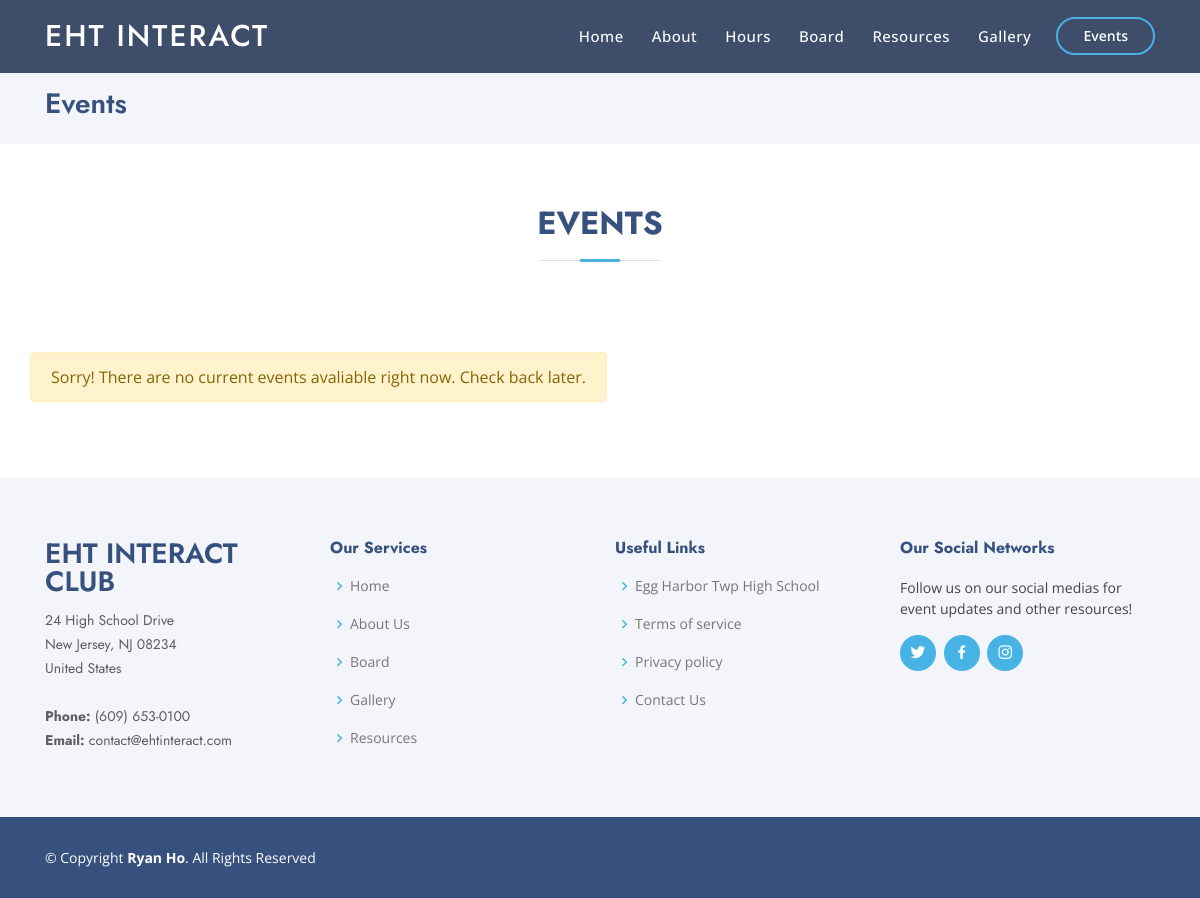
Before: /events with the older database file.
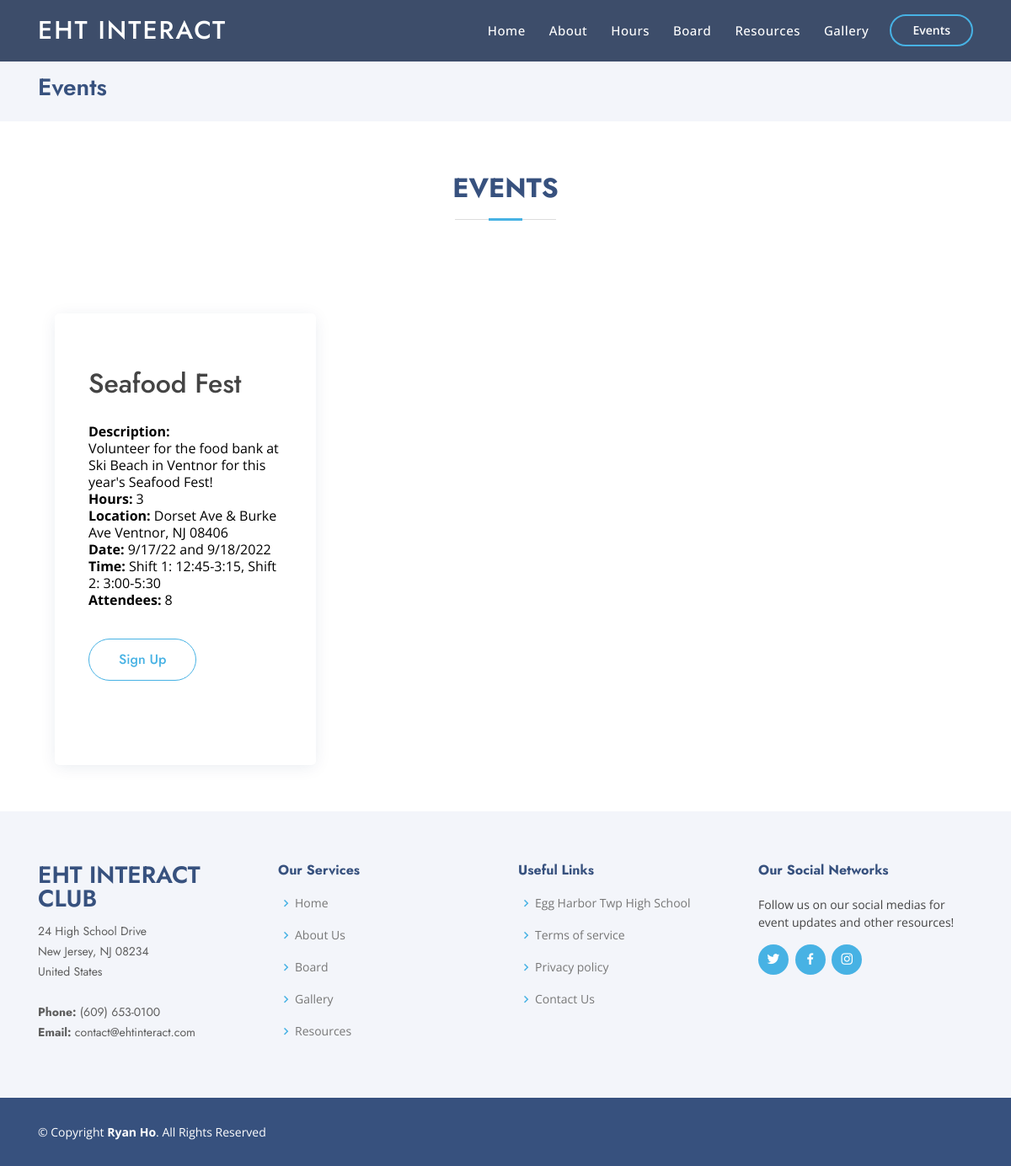
After: the same page with the newer database file.
### application/models.py (models this page shows, shortened)
class Events(db.Model):
	id = db.Column(db.Integer, primary_key = True)
	name = db.Column(db.String(256), nullable = False)
	description = db.Column(db.Text, nullable = False)
	location = db.Column(db.String(256), nullable = False)
	date = db.Column(db.String(256), nullable = False)
	time = db.Column(db.String(256), nullable = False)
	hours = db.Column(db.Integer, nullable = False)
	attendee = db.Column(db.Integer, nullable = False)
	signup = db.Column(db.Text)

### application/routes.py (the view)
@app.route("/events", methods = ["GET", "POST"])
def event():
	events = Events.query.all()
	return render_template("events.html", events = events)

### application/templates/events.html (shortened to what this page needs)
<!DOCTYPE html>
<html lang="en">
<head>
  <link href="static/vendor/bootstrap/css/bootstrap.min.css" rel="stylesheet">
  <link href="static/vendor/icofont/icofont.min.css" rel="stylesheet">
  <link href="static/vendor/boxicons/css/boxicons.min.css" rel="stylesheet">
  <link href="static/vendor/remixicon/remixicon.css" rel="stylesheet">
  <link href="static/vendor/venobox/venobox.css" rel="stylesheet">
  <link href="static/vendor/owl.carousel/static/owl.carousel.min.css" rel="stylesheet">
  <link href="static/vendor/aos/aos.css" rel="stylesheet">
  <link href="static/css/style.css" rel="stylesheet">
</head>
<body>
  <header id="header" class="fixed-top header-inner-pages">
    <div class="container d-flex align-items-center">
      <h1 class="logo mr-auto"><a href="index">EHT Interact</a></h1>
      <nav class="nav-menu d-none d-lg-block">
        <ul>
          <li><a href="/">Home</a></li>
          <li><a href="/about">About</a></li>
          <li><a href="/hours">Hours</a></li>
          <li><a href="/board">Board</a></li>
          <li><a href="/resources">Resources</a></li>
          <li><a href="/gallery">Gallery</a></li>
        </ul>
      </nav>
      <a href="/events" class="get-started-btn scrollto">Events</a>
    </div>
  </header>
  <main id="main">
    <section id="breadcrumbs" class="breadcrumbs">
      <div class="container">
        <h2>Events</h2>
      </div>
    </section>
      <section id="pricing" class="pricing">
        <div class="container" data-aos="fade-up">
          <div class="section-title">
            <h2>Events</h2>
          </div>
     <div class="row">
      {% if events %}
        {% for event in events %}
        <div class="col-lg-4 mt-4 mt-lg-0" data-aos="fade-up" data-aos-delay="100" style = "margin-bottom: 15px;">
          <div class="box">
            <h2>{{ event["name"] }}</h2>
            <ul>
              <strong>Description:</strong>
              <br>
              {{ event["description"] }}
              <br>
              <strong>Hours:</strong>
              {{ event["hours"] }}
              <br>
              <strong>Location:</strong>
              {{ event["location"] }}
              <br>
              <strong>Date:</strong>
              {{ event["date"] }}
              <br>
              <strong>Time:</strong>
              {{ event["time"] }}
              <br>
              <strong>Attendees:</strong>
              {{ event["attendee"] }}
            </ul>
            <a href="{{ event["signup"]}} " target="_blank" class="buy-btn">Sign Up</a>
          </div>
        </div>
        {% endfor %}
      {% else %}
        <div class="alert alert-warning" role="alert">
          <span>Sorry! There are no current events avaliable right now. Check back later.</span>
        </div>
      {% endif %}
    </div>
        </div>
      </section>
  </main>
  <footer id="footer">
    <div class="footer-top">
      <div class="container">
        <div class="row">
          <div class="col-lg-3 col-md-6 footer-contact">
            <h3>EHT Interact Club</h3>
            <p>
              24 High School Drive <br>
              New Jersey, NJ 08234<br>
              United States <br><br>
              <strong>Phone:</strong> (609) 653-0100<br>
              <strong>Email:</strong> contact@ehtinteract.com<br>
            </p>
          </div>
          <div class="col-lg-3 col-md-6 footer-links">
            <h4>Our Services</h4>
            <ul>
              <li><i class="bx bx-chevron-right"></i> <a href="index">Home</a></li>
              <li><i class="bx bx-chevron-right"></i> <a href="about">About Us</a></li>
              <li><i class="bx bx-chevron-right"></i> <a href="board">Board</a></li>
              <li><i class="bx bx-chevron-right"></i> <a href="gallery">Gallery</a></li>
              <li><i class="bx bx-chevron-right"></i> <a href="forms">Resources</a></li>
            </ul>
          </div>
          <div class="col-lg-3 col-md-6 footer-links">
            <h4>Useful Links</h4>
            <ul>
              <li><i class="bx bx-chevron-right"></i> <a href="https://hs.eht.k12.nj.us/">Egg Harbor Twp High School</a></li>
              <li><i class="bx bx-chevron-right"></i> <a href="404">Terms of service</a></li>
              <li><i class="bx bx-chevron-right"></i> <a href="404">Privacy policy</a></li>
              <li><i class="bx bx-chevron-right"></i> <a href="#">Contact Us</a></li>
            </ul>
          </div>
          <div class="col-lg-3 col-md-6 footer-links">
            <h4>Our Social Networks</h4>
            <p>Follow us on our social medias for event updates and other resources!</p>
            <div class="social-links mt-3">
              <a href="https://www.twitter.com/ehtinteractclub" class="twitter"><i class="bx bxl-twitter"></i></a>
              <a href="https://www.facebook.com/EHTNJSchools" class="facebook"><i class="bx bxl-facebook"></i></a>
              <a href="https://www.instagram.com/ehths_interactclub/?hl=en" class="instagram"><i class="bx bxl-instagram"></i></a>
            </div>
          </div>
        </div>
      </div>
    </div>
    <div class="container footer-bottom clearfix">
      <div class="copyright">
        &copy; Copyright <strong><span>Ryan Ho</span></strong>. All Rights Reserved
      </div>
    </div>
</body>
</html>

### application/static/css/style.css (style rules this page uses)
body { font-family: "Open Sans", sans-serif; color: #444444; }
a { color: #47b2e4; }
h1, h2, h3, h4, h5, h6 { font-family: "Jost", sans-serif; }
#header { transition: all 0.5s; z-index: 997; padding: 15px 0; }
#header.header-scrolled, #header.header-inner-pages { background: rgba(40, 58, 90, 0.9); }
#header .logo { font-size: 30px; margin: 0; padding: 0; line-height: 1; font-weight: 500; letter-spacing: 2px; text-transform: uppercase; }
#header .logo a { color: #fff; }
.nav-menu ul { margin: 0; padding: 0; list-style: none; }
.nav-menu > ul { display: flex; }
.nav-menu > ul > li { position: relative; white-space: nowrap; padding: 10px 0 10px 28px; }
.nav-menu a { display: block; position: relative; color: #fff; transition: 0.3s; font-size: 15px; letter-spacing: 0.5px; font-weight: 500; font-family: "Open Sans", sans-serif; }
.get-started-btn { margin-left: 25px; color: #fff; border-radius: 50px; padding: 6px 25px 7px 25px; white-space: nowrap; transition: 0.3s; font-size: 14px; display: inline-block; border: 2px solid #47b2e4; font-weight: 600; }
.mobile-nav { position: fixed; top: 55px; right: 15px; bottom: 15px; left: 15px; z-index: 9999; overflow-y: auto; background: #fff; transition: ease-in-out 0.2s; opacity: 0; visibility: hidden; border-radius: 10px; padding: 10px 0; }
.mobile-nav * { margin: 0; padding: 0; list-style: none; }
.mobile-nav a { display: block; position: relative; color: #37517e; padding: 10px 20px; font-weight: 500; outline: none; }
section { padding: 60px 0; overflow: hidden; }
.section-title { text-align: center; padding-bottom: 30px; }
.section-title h2 { font-size: 32px; font-weight: bold; text-transform: uppercase; margin-bottom: 20px; padding-bottom: 20px; position: relative; color: #37517e; }
.section-title h2::before { content: ''; position: absolute; display: block; width: 120px; height: 1px; background: #ddd; bottom: 1px; left: calc(50% - 60px); }
.section-title h2::after { content: ''; position: absolute; display: block; width: 40px; height: 3px; background: #47b2e4; bottom: 0; left: calc(50% - 20px); }
.pricing .row { padding-top: 40px; }
.pricing .box { padding: 60px 40px; box-shadow: 0 3px 20px -2px rgba(20, 45, 100, 0.1); background: #fff; height: 100%; border-top: 4px solid #fff; border-radius: 5px; margin: 20px; }
.pricing ul { padding: 20px 0; list-style: none; color: black; text-align: left; line-height: 20px; }
.pricing .buy-btn { display: inline-block; padding: 12px 35px; border-radius: 50px; color: #47b2e4; transition: none; font-size: 16px; font-weight: 500; font-family: "Jost", sans-serif; transition: 0.3s; border: 1px solid #47b2e4; }
.breadcrumbs { padding: 15px 0; background: #f3f5fa; min-height: 40px; margin-top: 72px; }
.breadcrumbs h2 { font-size: 28px; font-weight: 600; color: #37517e; }
#footer { font-size: 14px; background: #37517e; }
#footer .footer-top { padding: 60px 0 30px 0; background: #f3f5fa; }
#footer .footer-top .footer-contact { margin-bottom: 30px; }
#footer .footer-top .footer-contact h3 { font-size: 28px; margin: 0 0 10px 0; padding: 2px 0 2px 0; line-height: 1; text-transform: uppercase; font-weight: 600; color: #37517e; }
#footer .footer-top .footer-contact p { font-size: 14px; line-height: 24px; margin-bottom: 0; font-family: "Jost", sans-serif; color: #5e5e5e; }
#footer .footer-top h4 { font-size: 16px; font-weight: bold; color: #37517e; position: relative; padding-bottom: 12px; }
#footer .footer-top .footer-links { margin-bottom: 30px; }
#footer .footer-top .footer-links ul { list-style: none; padding: 0; margin: 0; }
#footer .footer-top .footer-links ul i { padding-right: 2px; color: #47b2e4; font-size: 18px; line-height: 1; }
#footer .footer-top .footer-links ul li { padding: 10px 0; display: flex; align-items: center; }
#footer .footer-top .footer-links ul li:first-child { padding-top: 0; }
#footer .footer-top .footer-links ul a { color: #777777; transition: 0.3s; display: inline-block; line-height: 1; }
#footer .footer-top .social-links a { font-size: 18px; display: inline-block; background: #47b2e4; color: #fff; line-height: 1; padding: 8px 0; margin-right: 4px; border-radius: 50%; text-align: center; width: 36px; height: 36px; transition: 0.3s; }
#footer .footer-bottom { padding-top: 30px; padding-bottom: 30px; color: #fff; }
#footer .copyright { float: left; }

Changed rows visible on the page:
added Events: name "Seafood Fest", description "Volunteer for the food bank at Ski Beach in Ventnor for this year's Seafood Fest!", hours "3", location "Dorset Ave & Burke Ave Ventnor, NJ 08406", date "9/17/22 and 9/18/2022", time "Shift 1: 12:45-3:15, Shift 2: 3:00-5:30", attendee "8"
Other visible differences:
text no longer shown: "Sorry! There are no current events avaliable right now. Check back later."
